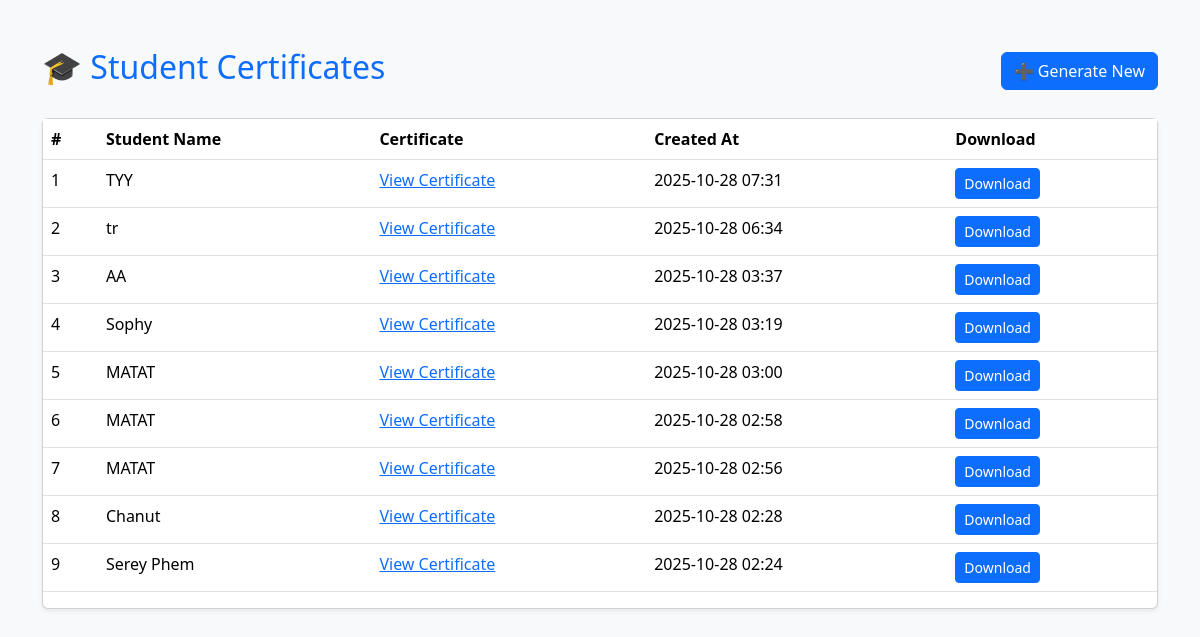
/students, run on the app's committed database.
### flask_cert_app/app.py (models this page shows)
class StudentCertificate(db.Model):
    __tablename__ = 'student_certificates'
    id = db.Column(db.Integer, primary_key=True)
    name = db.Column(db.String(100), nullable=False)
    student_class = db.Column(db.String(50), nullable=False)
    certificate = db.Column(db.String(200), nullable=False)
    created_at = db.Column(db.DateTime, default=datetime.utcnow)

### flask_cert_app/app.py (the view)
@app.route('/students')
def student_list():
    students = StudentCertificate.query.order_by(StudentCertificate.created_at.desc()).all()
    return render_template('students.html', students=students)

### flask_cert_app/templates/students.html (shortened to what this page needs)
<!DOCTYPE html>
<html lang="en">
<head>
    <link href="https://cdn.jsdelivr.net/npm/bootstrap@5.3.3/dist/css/bootstrap.min.css" rel="stylesheet">
</head>
<body class="bg-light">
    <div class="container py-5">
        <div class="d-flex justify-content-between align-items-center mb-4">
            <h2 class="text-primary">🎓 Student Certificates</h2>
            <a href="/generate" class="btn btn-primary">➕ Generate New</a>
        </div>
        {% if students %}
        <div class="card shadow-sm">
            <div class="table-responsive">
                <table class="table">
                    <thead>
                        <tr>
                            <th>#</th>
                            <th>Student Name</th>
                            <th>Certificate</th>
                            <th>Created At</th>
                            <th>Download</th>
                        </tr>
                    </thead>
                    <tbody>
                        {% for student in students %}
                        <tr>
                            <td>{{ loop.index }}</td>
                            <td>{{ student.name }}</td>
                            <td>
                                <a href="{{ url_for('static', filename='certificates/' + student.certificate) }}"
                                    target="_blank" rel="noopener noreferrer">
                                    View Certificate
                                </a>
                            </td>
                            <td>{{ student.created_at.strftime('%Y-%m-%d %H:%M') }}</td>
                            <td>
                                <a href="{{ url_for('static', filename='certificates/' + student.certificate) }}"
                                    download="{{ student.name }}_certificate.png" class="btn btn-primary btn-sm">
                                    Download
                                </a>
                            </td>
                        </tr>
                        {% endfor %}
                    </tbody>
                </table>
            </div>
        </div>
        {% else %}
        <div class="alert alert-info text-center mt-5">
            No students yet. <a href="/generate" class="alert-link">Add one now!</a>
        </div>
        {% endif %}
    </div>
</body>
</html>

### data on the page
StudentCertificate: name "TYY", created_at "2025-10-28 07:31"
StudentCertificate: name "tr", created_at "2025-10-28 06:34"
StudentCertificate: name "AA", created_at "2025-10-28 03:37"
StudentCertificate: name "Sophy", created_at "2025-10-28 03:19"
StudentCertificate: name "MATAT", created_at "2025-10-28 03:00"
StudentCertificate: name "MATAT", created_at "2025-10-28 02:58"
StudentCertificate: name "MATAT", created_at "2025-10-28 02:56"
StudentCertificate: name "Chanut", created_at "2025-10-28 02:28"
StudentCertificate: name "Serey Phem", created_at "2025-10-28 02:24"
